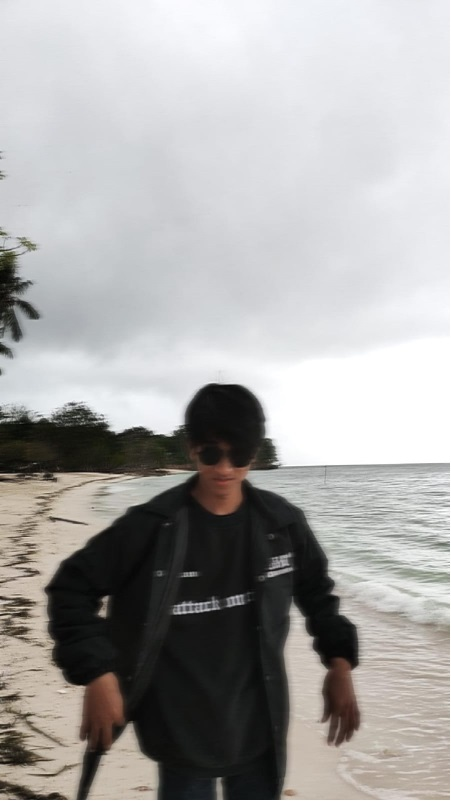
#> input picture Ilham.jpeg, 451 x 801 px
$ python MorphologiCitra.py
#> lines starting #> are read from the running program, lines starting #| are printed output that depends on the picture
import cv2 as cv2
import numpy as np

img = cv2.imread("Ilham.jpeg")
#> img is the input picture: shape (801, 451, 3); mean B, G, R 166, 166.9, 168.1
cv2.imshow("Original Image", img)
kernel = np.ones((5,5),np.uint8)
erosion = cv2.erode(img,kernel,iterations = 1)
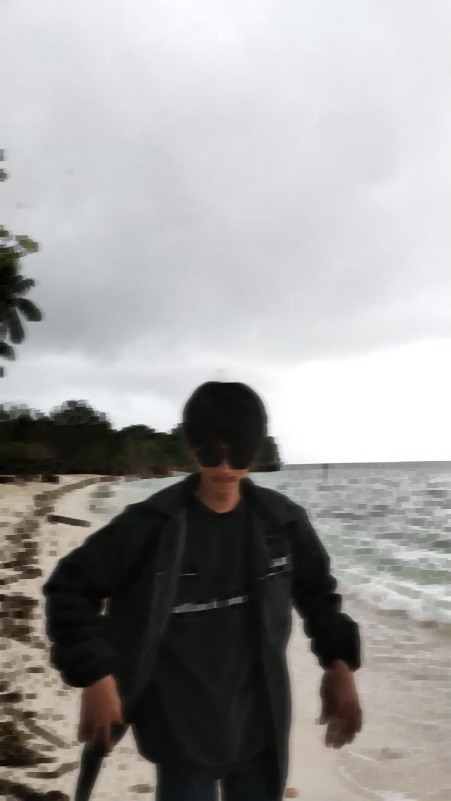
#> erosion: shape (801, 451, 3); mean B, G, R 156.7, 157.6, 158.6
cv2.imshow("Erosion", erosion)

dilation = cv2.dilate(img,kernel,iterations = 1)
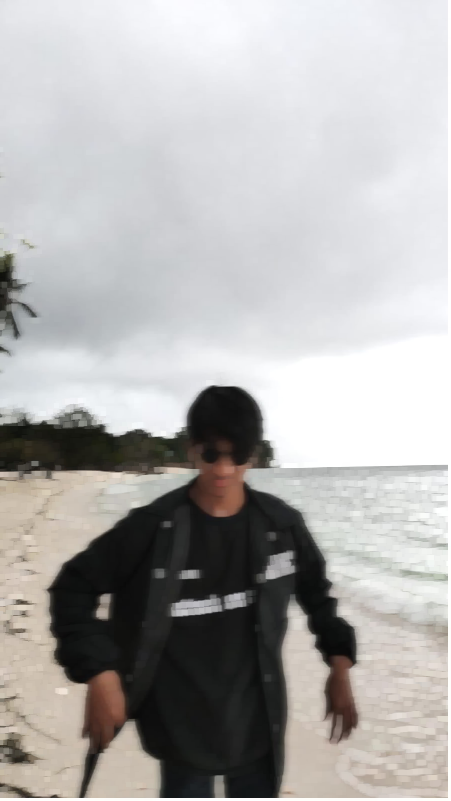
#> dilation: shape (801, 451, 3); mean B, G, R 175.1, 176, 177.3
cv2.imshow("Dilasi", dilation)

kernel1 = np.ones((3,3),np.uint8)
opening = cv2.morphologyEx(img, cv2.MORPH_OPEN, kernel1)
cv2.imshow('Opening', opening)

closing = cv2.morphologyEx(img, cv2.MORPH_CLOSE, kernel)
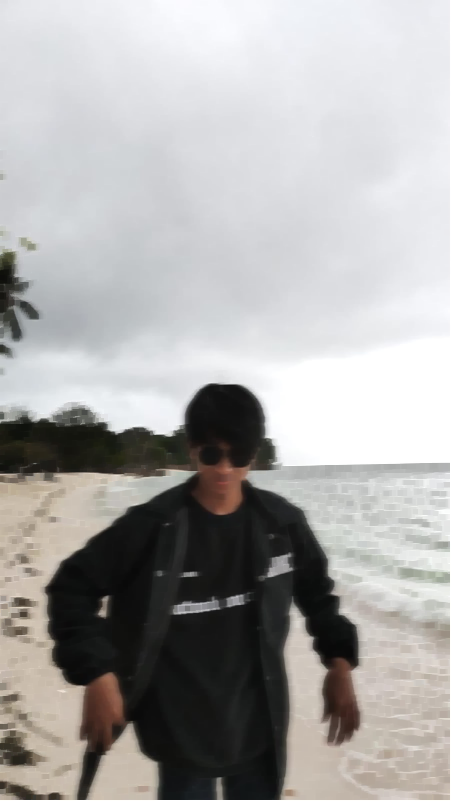
#> closing: shape (801, 451, 3); mean B, G, R 168.8, 169.7, 170.9
cv2.imshow("Closing", closing)

gradient = cv2.morphologyEx(img, cv2.MORPH_GRADIENT, kernel)
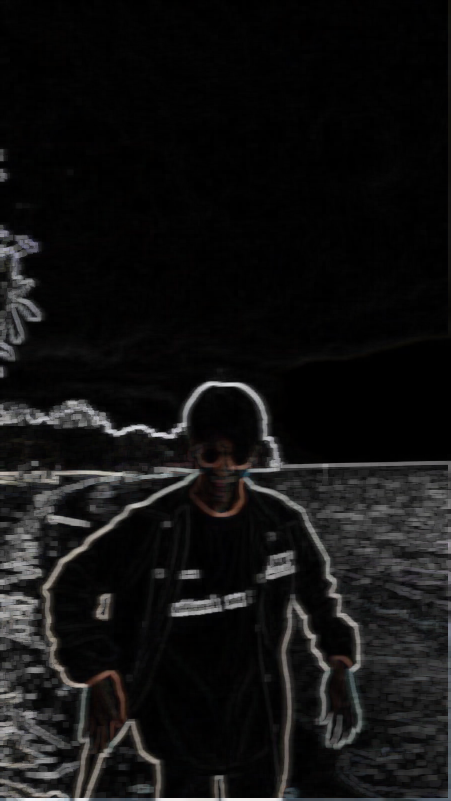
#> gradient: shape (801, 451, 3); mean B, G, R 18.4, 18.4, 18.7
cv2.imshow("Gradient", gradient)
cv2.waitKey(0)
